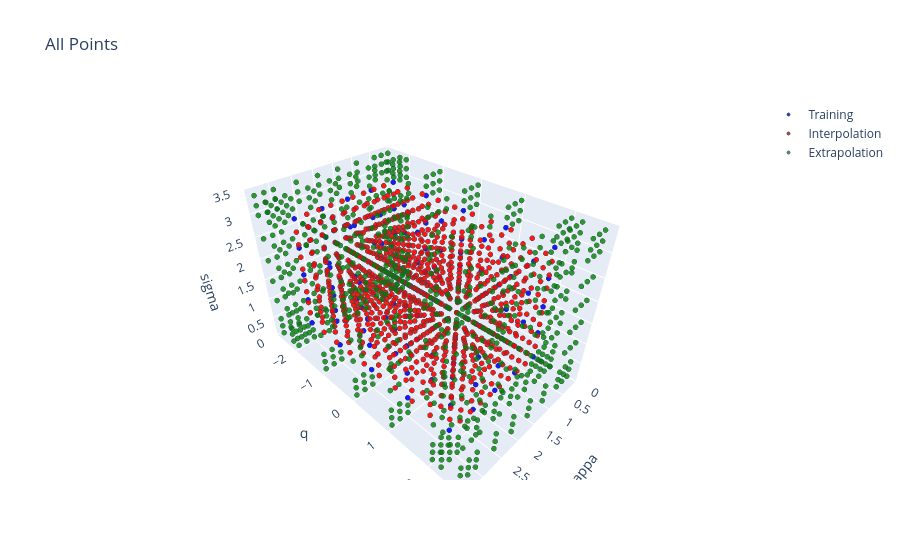

The code cell stored with this chart in its notebook:
### Code cell
# plt.scatter(data_train['kappa'], data_train['sigma'])
# plt.scatter(data_interp['kappa'], data_interp['sigma'])
# plt.scatter(data_extrap['kappa'], data_extrap['sigma'])
fig = go.Figure()

fig.add_trace(go.Scatter3d(
    x=data_train['kappa'],
    y=data_train['q'],
    z=data_train['sigma'],
    mode='markers',
    name='Training', # Text for the legend
    marker=dict(
        size=3,
        color='blue', # Distinctive color
        opacity=0.9,
        line=dict(width=1, color='DarkSlateGrey') # Marker border for clarity
    )
))

fig.add_trace(go.Scatter3d(
    x=data_interp['kappa'],
    y=data_interp['q'],
    z=data_interp['sigma'],
    mode='markers',
    name='Interpolation', # Text for the legend
    marker=dict(
        size=3,
        color='red', # Distinctive color
        opacity=0.9,
        line=dict(width=1, color='DarkSlateGrey') # Marker border for clarity
    )
))

fig.add_trace(go.Scatter3d(
    x=data_extrap['kappa'],
    y=data_extrap['q'],
    z=data_extrap['sigma'],
    mode='markers',
    name='Extrapolation', # Text for the legend
    marker=dict(
        size=3,
        color='green', # Distinctive color
        opacity=0.8,
        line=dict(width=1, color='DarkSlateGrey') # Marker border for clarity
    )
))

fig.update_layout(
    title='All Points',
    scene=dict(
        xaxis_title='kappa',
        yaxis_title='q',
        zaxis_title='sigma'
    )
)

fig.show()

### Figure 1 — Plotly figure (JSON) as saved in the notebook; plotly's stock layout.template omitted (floating-point values rounded to 4 significant figures; data arrays with more than 128 entries replaced by an {"elided": "..."} marker saying what was removed)
{"data": [{"marker": {"color": "blue", "line": {"color": "DarkSlateGrey", "width": 1}, "opacity": 0.9, "size": 3}, "mode": "markers", "name": "Training", "type": "scatter3d", "x": [0.5, 0.5, 0.5, 0.5, 0.5, 0.5, 0.5, 0.5, 0.5, 0.5, 0.5, 0.5, 0.5, 0.5, 0.5, 0.5, 0.5, 0.5, 0.5, 0.5, 0.5, 0.5, 0.5, 0.5, 0.5, 1.125, 1.125, 1.125, 1.125, 1.125, 1.125, 1.125, 1.125, 1.125, 1.125, 1.125, 1.125, 1.125, 1.125, 1.125, 1.125, 1.125, 1.125, 1.125, 1.125, 1.125, 1.125, 1.125, 1.125, 1.125, 1.75, 1.75, 1.75, 1.75, 1.75, 1.75, 1.75, 1.75, 1.75, 1.75, 1.75, 1.75, 1.75, 1.75, 1.75, 1.75, 1.75, 1.75, 1.75, 1.75, 1.75, 1.75, 1.75, 1.75, 1.75, 2.375, 2.375, 2.375, 2.375, 2.375, 2.375, 2.375, 2.375, 2.375, 2.375, 2.375, 2.375, 2.375, 2.375, 2.375, 2.375, 2.375, 2.375, 2.375, 2.375, 2.375, 2.375, 2.375, 2.375, 2.375, 3.0, 3.0, 3.0, 3.0, 3.0, 3.0, 3.0, 3.0, 3.0, 3.0, 3.0, 3.0, 3.0, 3.0, 3.0, 3.0, 3.0, 3.0, 3.0, 3.0, 3.0, 3.0, 3.0, 3.0, 3.0], "y": [-2.0, -2.0, -2.0, -2.0, -2.0, -1.0, -1.0, -1.0, -1.0, -1.0, 0.0, 0.0, 0.0, 0.0, 0.0, 1.0, 1.0, 1.0, 1.0, 1.0, 2.0, 2.0, 2.0, 2.0, 2.0, -2.0, -2.0, -2.0, -2.0, -2.0, -1.0, -1.0, -1.0, -1.0, -1.0, 0.0, 0.0, 0.0, 0.0, 0.0, 1.0, 1.0, 1.0, 1.0, 1.0, 2.0, 2.0, 2.0, 2.0, 2.0, -2.0, -2.0, -2.0, -2.0, -2.0, -1.0, -1.0, -1.0, -1.0, -1.0, 0.0, 0.0, 0.0, 0.0, 0.0, 1.0, 1.0, 1.0, 1.0, 1.0, 2.0, 2.0, 2.0, 2.0, 2.0, -2.0, -2.0, -2.0, -2.0, -2.0, -1.0, -1.0, -1.0, -1.0, -1.0, 0.0, 0.0, 0.0, 0.0, 0.0, 1.0, 1.0, 1.0, 1.0, 1.0, 2.0, 2.0, 2.0, 2.0, 2.0, -2.0, -2.0, -2.0, -2.0, -2.0, -1.0, -1.0, -1.0, -1.0, -1.0, 0.0, 0.0, 0.0, 0.0, 0.0, 1.0, 1.0, 1.0, 1.0, 1.0, 2.0, 2.0, 2.0, 2.0, 2.0], "z": [0.5, 1.125, 1.75, 2.375, 3.0, 0.5, 1.125, 1.75, 2.375, 3.0, 0.5, 1.125, 1.75, 2.375, 3.0, 0.5, 1.125, 1.75, 2.375, 3.0, 0.5, 1.125, 1.75, 2.375, 3.0, 0.5, 1.125, 1.75, 2.375, 3.0, 0.5, 1.125, 1.75, 2.375, 3.0, 0.5, 1.125, 1.75, 2.375, 3.0, 0.5, 1.125, 1.75, 2.375, 3.0, 0.5, 1.125, 1.75, 2.375, 3.0, 0.5, 1.125, 1.75, 2.375, 3.0, 0.5, 1.125, 1.75, 2.375, 3.0, 0.5, 1.125, 1.75, 2.375, 3.0, 0.5, 1.125, 1.75, 2.375, 3.0, 0.5, 1.125, 1.75, 2.375, 3.0, 0.5, 1.125, 1.75, 2.375, 3.0, 0.5, 1.125, 1.75, 2.375, 3.0, 0.5, 1.125, 1.75, 2.375, 3.0, 0.5, 1.125, 1.75, 2.375, 3.0, 0.5, 1.125, 1.75, 2.375, 3.0, 0.5, 1.125, 1.75, 2.375, 3.0, 0.5, 1.125, 1.75, 2.375, 3.0, 0.5, 1.125, 1.75, 2.375, 3.0, 0.5, 1.125, 1.75, 2.375, 3.0, 0.5, 1.125, 1.75, 2.375, 3.0]}, {"marker": {"color": "red", "line": {"color": "DarkSlateGrey", "width": 1}, "opacity": 0.9, "size": 3}, "mode": "markers", "name": "Interpolation", "type": "scatter3d", "x": {"elided": "992 float values"}, "y": {"elided": "992 float values"}, "z": {"elided": "992 float values"}}, {"marker": {"color": "green", "line": {"color": "DarkSlateGrey", "width": 1}, "opacity": 0.8, "size": 3}, "mode": "markers", "name": "Extrapolation", "type": "scatter3d", "x": {"elided": "720 float values"}, "y": {"elided": "720 float values"}, "z": {"elided": "720 float values"}}], "layout": {"scene": {"xaxis": {"title": {"text": "kappa"}}, "yaxis": {"title": {"text": "q"}}, "zaxis": {"title": {"text": "sigma"}}}, "title": {"text": "All Points"}}}
